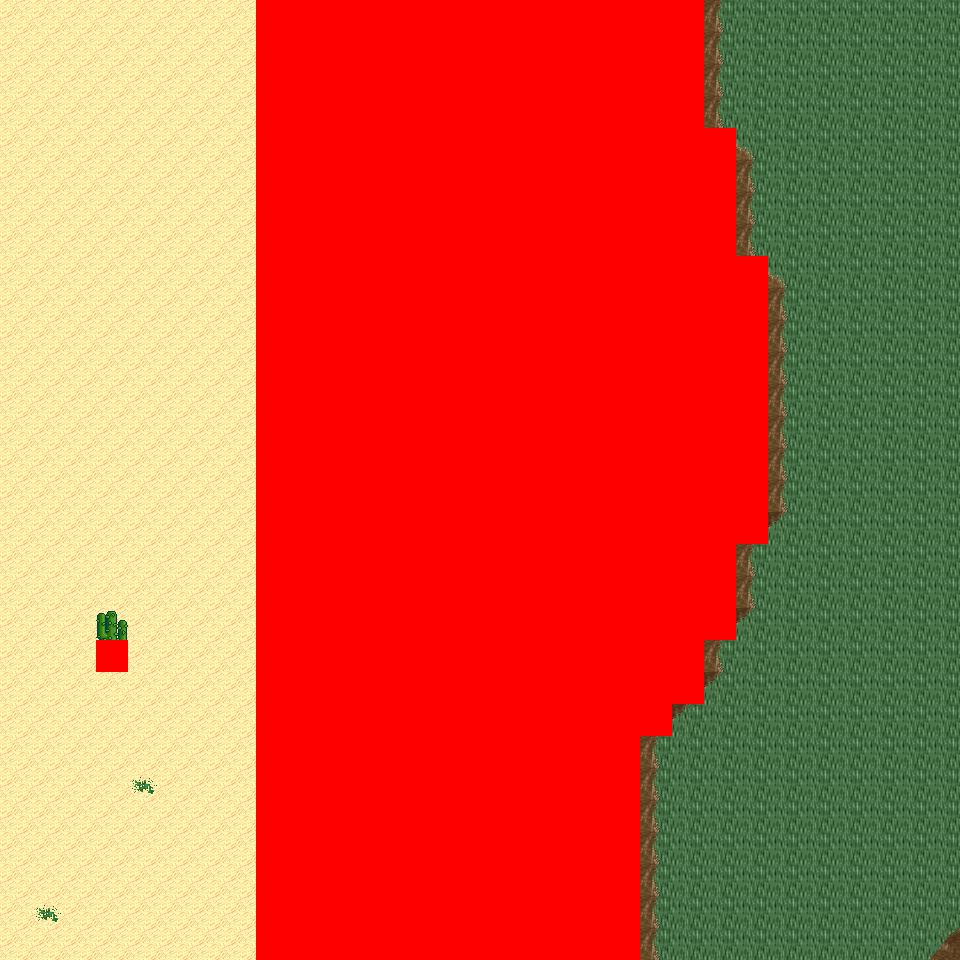

Rendered tile map (Tiled .tmx) drawn with the repository's tilesets; below, a short description and the map source with its tile grids summarised:
An orthogonal 30x30 tile map with 32x32 px tiles, 6 tile layers (Ground, Object, Object2, Above, ...), 8 tilesets and 5 objects (5x mapExit).

<map version="1.0" orientation="orthogonal" renderorder="right-down" width="30" height="30" tilewidth="32" tileheight="32" nextobjectid="6">
  <tileset firstgid="1" name="tileset_logic_collision" tilewidth="32" tileheight="32" tilecount="1" columns="1">
    <image source="../drawable/tileset_logic_collision.png" width="32" height="32" />
  </tileset>
  <tileset firstgid="2" name="tileset_ground_ground" tilewidth="32" tileheight="32" tilecount="33" columns="3">
    <image source="../drawable/tileset_ground_ground.png" width="96" height="352" />
  </tileset>
  <tileset firstgid="35" name="tileset_ground_ridge_earth_pale" tilewidth="32" tileheight="32" tilecount="96" columns="12">
    <image source="../drawable/tileset_ground_ridge_earth_pale.png" width="384" height="256" />
  </tileset>
  <tileset firstgid="131" name="tileset_ground_ridge_earth_dark" tilewidth="32" tileheight="32" tilecount="96" columns="12">
    <image source="../drawable/tileset_ground_ridge_earth_dark.png" width="384" height="256" />
  </tileset>
  <tileset firstgid="227" name="tileset_terrain_desert" tilewidth="32" tileheight="32" tilecount="88" columns="8">
    <image source="../drawable/tileset_terrain_desert.png" width="256" height="352" />
  </tileset>
  <tileset firstgid="315" name="tileset_plant_tree_tree_darkgreen" tilewidth="32" tileheight="32" tilecount="88" columns="8">
    <image source="../drawable/tileset_plant_tree_tree_darkgreen.png" width="256" height="352" />
  </tileset>
  <tileset firstgid="403" name="tileset_plant_cactus_2" tilewidth="32" tileheight="32" tilecount="10" columns="5">
    <image source="../drawable/tileset_plant_cactus_2.png" width="160" height="64" />
  </tileset>
  <tileset firstgid="413" name="tileset_ground_sand_2" tilewidth="32" tileheight="32" tilecount="15" columns="5">
    <image source="../drawable/tileset_ground_sand_2.png" width="160" height="96" />
  </tileset>
  <layer name="Ground" width="30" height="30">
    <data>[900 cells, 900 non-empty, 4 distinct tile ids]</data>
  </layer>
  <layer name="Object" width="30" height="30">
    <data>[900 cells, 156 non-empty, 25 distinct tile ids]</data>
  </layer>
  <layer name="Object2" width="30" height="30">
    <data>[900 cells, 0 non-empty, 0 distinct tile ids]</data>
  </layer>
  <layer name="Above" width="30" height="30">
    <data>[900 cells, 202 non-empty, 23 distinct tile ids]</data>
  </layer>
  <layer name="Above2" width="30" height="30">
    <data>[900 cells, 0 non-empty, 0 distinct tile ids]</data>
  </layer>
  <layer name="Walkable" width="30" height="30">
    <data>[900 cells, 431 non-empty, 1 distinct tile ids]</data>
  </layer>
  <objectgroup name="MapEvents">
    <object id="1" name="north" type="mapExit" x="0" y="0" width="256" height="32">
      <properties>
        <property name="map" value="level_0_x4_y130" />
        <property name="x" value="0" />
        <property name="y" value="28" />
      </properties>
    </object>
    <object id="2" name="north2" type="mapExit" x="704" y="0" width="256" height="32">
      <properties>
        <property name="map" value="level_0_x4_y130" />
        <property name="x" value="22" />
        <property name="y" value="28" />
      </properties>
    </object>
    <object id="3" name="south" type="mapExit" x="0" y="928" width="256" height="32">
      <properties>
        <property name="map" value="level_0_x4_y132" />
        <property name="x" value="0" />
        <property name="y" value="1" />
      </properties>
    </object>
    <object id="4" name="south2" type="mapExit" x="640" y="928" width="320" height="32">
      <properties>
        <property name="map" value="level_0_x4_y132" />
        <property name="x" value="20" />
        <property name="y" value="1" />
      </properties>
    </object>
    <object id="5" name="west" type="mapExit" x="0" y="0" width="32" height="960">
      <properties>
        <property name="map" value="level_0_x3_y131" />
        <property name="x" value="28" />
        <property name="y" value="0" />
      </properties>
    </object>
  </objectgroup>
</map>
